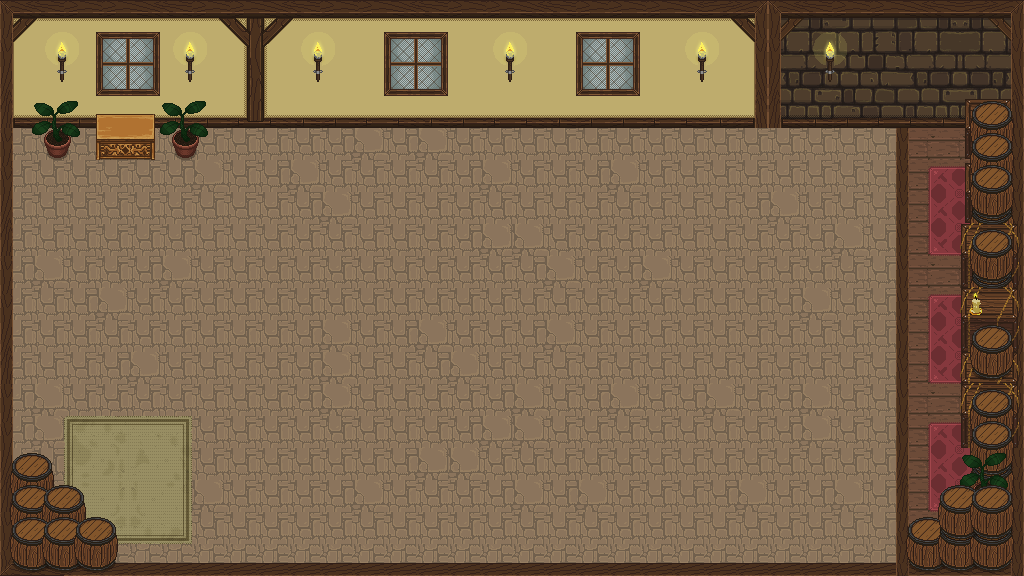

A level layout from a 2D game, rendered from its tile map. Below: a short description, then the map file with tile-grid data replaced by summaries:
An orthogonal 32x18 tile map with 32x32 px tiles, 8 tile layers (Kachelebene 1, Kachelebene 2, Kachelebene 3, Kachelebene 5, ...), 24 tilesets.

<map version="1.2" tiledversion="1.2.5" orientation="orthogonal" renderorder="right-down" width="32" height="18" tilewidth="32" tileheight="32" infinite="0" nextlayerid="9" nextobjectid="1">
 <tileset firstgid="1" name="tilesheet" tilewidth="32" tileheight="32" tilecount="432" columns="8">
  <image source="tilesheet.png" width="256" height="1754" />
 </tileset>
 <tileset firstgid="433" name="wall 1" tilewidth="128" tileheight="128" tilecount="1" columns="0">
  <grid orientation="orthogonal" width="1" height="1" />
  <tile id="0">
   <image width="128" height="128" source="wall 1.png" />
  </tile>
 </tileset>
 <tileset firstgid="434" name="wall 2" tilewidth="128" tileheight="128" tilecount="1" columns="0">
  <grid orientation="orthogonal" width="1" height="1" />
  <tile id="0">
   <image width="128" height="128" source="wall 2.png" />
  </tile>
 </tileset>
 <tileset firstgid="435" name="wall 3" tilewidth="64" tileheight="128" tilecount="1" columns="0">
  <grid orientation="orthogonal" width="1" height="1" />
  <tile id="0">
   <image width="64" height="128" source="wall 3.png" />
  </tile>
 </tileset>
 <tileset firstgid="436" name="basement wall 2" tilewidth="64" tileheight="128" tilecount="1" columns="0">
  <grid orientation="orthogonal" width="1" height="1" />
  <tile id="0">
   <image width="64" height="128" source="basement wall 2.png" />
  </tile>
 </tileset>
 <tileset firstgid="437" name="basement wall 1" tilewidth="128" tileheight="128" tilecount="1" columns="0">
  <grid orientation="orthogonal" width="1" height="1" />
  <tile id="0">
   <image width="128" height="128" source="basement wall 1.png" />
  </tile>
 </tileset>
 <tileset firstgid="438" name="window 1" tilewidth="64" tileheight="64" tilecount="1" columns="0">
  <grid orientation="orthogonal" width="1" height="1" />
  <tile id="0">
   <image width="64" height="64" source="window 1.png" />
  </tile>
 </tileset>
 <tileset firstgid="439" name="wall 5" tilewidth="64" tileheight="64" tilecount="1" columns="0">
  <grid orientation="orthogonal" width="1" height="1" />
  <tile id="0">
   <image width="64" height="64" source="wall 5.png" />
  </tile>
 </tileset>
 <tileset firstgid="440" name="wall 4" tilewidth="13" tileheight="128" tilecount="1" columns="0">
  <grid orientation="orthogonal" width="1" height="1" />
  <tile id="0">
   <image width="13" height="128" source="wall 4.png" />
  </tile>
 </tileset>
 <tileset firstgid="441" name="torch" tilewidth="64" tileheight="64" tilecount="1" columns="0">
  <grid orientation="orthogonal" width="1" height="1" />
  <tile id="0">
   <image width="64" height="64" source="torch.png" />
  </tile>
 </tileset>
 <tileset firstgid="442" name="barrell 1" tilewidth="64" tileheight="64" tilecount="1" columns="0">
  <grid orientation="orthogonal" width="1" height="1" />
  <tile id="0">
   <image width="64" height="64" source="barrell 1.png" />
  </tile>
 </tileset>
 <tileset firstgid="443" name="chest 1" tilewidth="59" tileheight="46" tilecount="1" columns="0">
  <grid orientation="orthogonal" width="1" height="1" />
  <tile id="0">
   <image width="59" height="46" source="chest 1.png" />
  </tile>
 </tileset>
 <tileset firstgid="444" name="plant 1" tilewidth="48" tileheight="59" tilecount="1" columns="0">
  <grid orientation="orthogonal" width="1" height="1" />
  <tile id="0">
   <image width="48" height="59" source="plant 1.png" />
  </tile>
 </tileset>
 <tileset firstgid="445" name="carpet 3" tilewidth="64" tileheight="64" tilecount="1" columns="0">
  <grid orientation="orthogonal" width="1" height="1" />
  <tile id="0">
   <image width="64" height="64" source="carpet 3.png" />
  </tile>
 </tileset>
 <tileset firstgid="446" name="carpet 5" tilewidth="64" tileheight="64" tilecount="1" columns="0">
  <grid orientation="orthogonal" width="1" height="1" />
  <tile id="0">
   <image width="64" height="64" source="carpet 5.png" />
  </tile>
 </tileset>
 <tileset firstgid="447" name="carpet 7" tilewidth="64" tileheight="64" tilecount="1" columns="0">
  <grid orientation="orthogonal" width="1" height="1" />
  <tile id="0">
   <image width="64" height="64" source="carpet 7.png" />
  </tile>
 </tileset>
 <tileset firstgid="448" name="carpet 9" tilewidth="64" tileheight="64" tilecount="1" columns="0">
  <grid orientation="orthogonal" width="1" height="1" />
  <tile id="0">
   <image width="64" height="64" source="carpet 9.png" />
  </tile>
 </tileset>
 <tileset firstgid="449" name="rug 2" tilewidth="90" tileheight="63" tilecount="1" columns="0">
  <grid orientation="orthogonal" width="1" height="1" />
  <tile id="0">
   <image width="90" height="63" source="rug 2.png" />
  </tile>
 </tileset>
 <tileset firstgid="450" name="crate 2" tilewidth="80" tileheight="73" tilecount="1" columns="0">
  <grid orientation="orthogonal" width="1" height="1" />
  <tile id="0">
   <image width="80" height="73" source="crate 2.png" />
  </tile>
 </tileset>
 <tileset firstgid="451" name="crate 3" tilewidth="59" tileheight="65" tilecount="1" columns="0">
  <grid orientation="orthogonal" width="1" height="1" />
  <tile id="0">
   <image width="59" height="65" source="crate 3.png" />
  </tile>
 </tileset>
 <tileset firstgid="452" name="crate" tilewidth="57" tileheight="64" tilecount="1" columns="0">
  <grid orientation="orthogonal" width="1" height="1" />
  <tile id="0">
   <image width="57" height="64" source="crate.png" />
  </tile>
 </tileset>
 <tileset firstgid="453" name="chest 2" tilewidth="59" tileheight="49" tilecount="1" columns="0">
  <grid orientation="orthogonal" width="1" height="1" />
  <tile id="0">
   <image width="59" height="49" source="chest 2.png" />
  </tile>
 </tileset>
 <tileset firstgid="454" name="candle 1" tilewidth="32" tileheight="32" tilecount="1" columns="0">
  <grid orientation="orthogonal" width="1" height="1" />
  <tile id="0">
   <image width="32" height="32" source="candle 1.png" />
  </tile>
 </tileset>
 <tileset firstgid="455" name="bottle" tilewidth="16" tileheight="41" tilecount="1" columns="0">
  <grid orientation="orthogonal" width="1" height="1" />
  <tile id="0">
   <image width="16" height="41" source="bottle.png" />
  </tile>
 </tileset>
 <layer id="1" name="Kachelebene 1" width="32" height="18">
  <data>[576 cells, 572 non-empty, 4 distinct tile ids]</data>
 </layer>
 <layer id="2" name="Kachelebene 2" width="32" height="18">
  <data>[576 cells, 50 non-empty, 10 distinct tile ids]</data>
 </layer>
 <layer id="3" name="Kachelebene 3" width="32" height="18">
  <data>[576 cells, 18 non-empty, 3 distinct tile ids]</data>
 </layer>
 <layer id="5" name="Kachelebene 5" width="32" height="18">
  <data>[576 cells, 9 non-empty, 6 distinct tile ids]</data>
 </layer>
 <layer id="4" name="Kachelebene 4" width="32" height="18">
  <data>[576 cells, 16 non-empty, 6 distinct tile ids]</data>
 </layer>
 <layer id="6" name="Kachelebene 6" width="32" height="18">
  <data>[576 cells, 24 non-empty, 6 distinct tile ids]</data>
 </layer>
 <layer id="7" name="Kachelebene 7" width="32" height="18">
  <data>[576 cells, 11 non-empty, 3 distinct tile ids]</data>
 </layer>
 <layer id="8" name="Kachelebene 8" width="32" height="18">
  <data>[576 cells, 1 non-empty, 1 distinct tile ids]</data>
 </layer>
</map>
